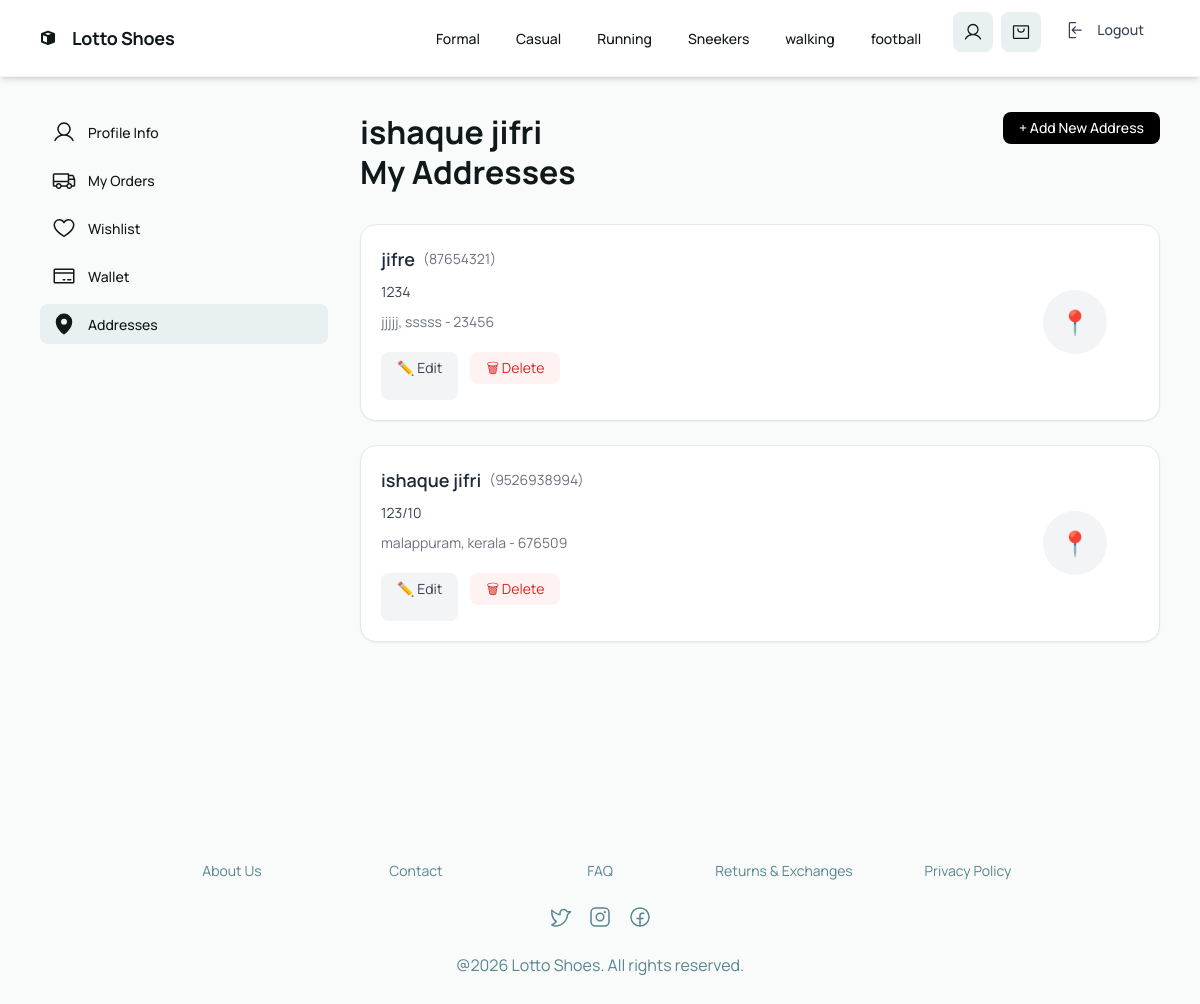
Page /user/my-address/ (signed in) on the committed database.
### category/models.py (models this page shows, shortened)
class Category(models.Model):
    image = models.ImageField(upload_to='category/',null=True,blank=True)
    name = models.CharField(max_length=100,unique=True)
    description = models.TextField(blank=True,null=True)
    is_active = models.BooleanField(default=True)
    created_at = models.DateTimeField(auto_now_add=True)

### accounts/models.py (models this page shows, shortened)
class CustomUser(AbstractUser):
    phone = models.CharField(max_length=15,null=True,blank=True)
    is_block = models.BooleanField(default=False)
    otp = models.CharField(max_length=6, null=True, blank=True)
    otp_created_at = models.DateTimeField(null=True, blank=True)
    profile_image = models.ImageField(upload_to='profile_images/',blank=True,null=True)

class Address(models.Model):
    user = models.ForeignKey(settings.AUTH_USER_MODEL,on_delete=models.CASCADE,related_name='addresses')
    full_name = models.CharField(max_length=100)
    phone = models.CharField(max_length=15)
    address_line = models.TextField()
    street = models.CharField(max_length=50)
    city = models.CharField(max_length=50)
    state = models.CharField(max_length=50)
    postal_code = models.CharField(max_length=10)
    is_default = models.BooleanField(default=False)
    created_at = models.DateTimeField(auto_now_add=True)
    updated_at = models.DateTimeField(auto_now=True)

### accounts/views.py (the view)
# urls.py: path('my-address/',views.my_address,name='my_address'),
@never_cache
@login_required(login_url='login')
def my_address(request):
    addresses = Address.objects.filter(user=request.user).order_by('-id')
    categories = Category.objects.filter(is_active=True)
    return render(request,'accounts/my_address.html',{'addresses': addresses, 'categories': categories})

### accounts/templates/accounts/my_address.html (shortened to what this page needs)
<html>
  <head>
    <script src="https://cdn.tailwindcss.com?plugins=forms,container-queries"></script>
  </head>
  <body>
    <div class="relative flex h-auto min-h-screen w-full flex-col bg-[#f9fbfb] group/design-root overflow-x-hidden" style='font-family: Manrope, "Noto Sans", sans-serif;'>
      <div class="layout-container flex h-full grow flex-col">
        <header
          class="fixed top-0 left-0 w-full z-50 bg-white shadow-md flex items-center justify-between whitespace-nowrap border-b border-solid border-b-[#f2f3f3] px-10 py-3 bg-white"
        >
          <div class="flex items-center gap-4 text-[#101819]">
            <div class="size-4">
            </div>
            <a href="{% url 'home' %}">
            <h2 class="text-[#101819] text-lg font-bold leading-tight tracking-[-0.015em]">Lotto Shoes</h2>
            </a>
          </div>
          <div class="flex flex-1 justify-end gap-8">
            <div class="flex items-center gap-9">
              {% for category in categories %}
               <a
                href="{% url 'user_product_list' %}?category={{ category.id }}"
                class="text-[#121617] text-sm font-medium leading-normal"
                >
              {{ category.name }}
              </a>
               {% endfor %}
            </div>
            <div class="flex gap-2">
              <a href="{% url 'profile'%}">
              <button
                class="flex max-w-[480px] cursor-pointer items-center justify-center overflow-hidden rounded-lg h-10 bg-[#e9f0f1] text-[#101819] gap-2 text-sm font-bold leading-normal tracking-[0.015em] min-w-0 px-2.5"
              >
                <div class="text-[#101819]" data-icon="User" data-size="20px" data-weight="regular">
                </div>
              </button>
            </a>
            <a href="{% url 'cart:view_cart'%}">
              <button
                class="flex max-w-[480px] cursor-pointer items-center justify-center overflow-hidden rounded-lg h-10 bg-[#e9f0f1] text-[#101819] gap-2 text-sm font-bold leading-normal tracking-[0.015em] min-w-0 px-2.5"
              >
                <div class="text-[#101819]" data-icon="ShoppingBag" data-size="20px" data-weight="regular">
                  <svg xmlns="http://www.w3.org/2000/svg" width="20px" height="20px" fill="currentColor" viewBox="0 0 256 256">
                    <path
                      d="M216,40H40A16,16,0,0,0,24,56V200a16,16,0,0,0,16,16H216a16,16,0,0,0,16-16V56A16,16,0,0,0,216,40Zm0,160H40V56H216V200ZM176,88a48,48,0,0,1-96,0,8,8,0,0,1,16,0,32,32,0,0,0,64,0,8,8,0,0,1,16,0Z"
                    ></path>
                  </svg>
                </div>
              </button>
            </a>
              <form method="POST" action="{% url 'logout' %}">
                <button
                  type="submit"
                  class="w-full flex items-center gap-3 px-4 py-2 rounded-md text-gray-700 hover:bg-red-50 hover:text-red-600 transition duration-150"
                >
                  <span class="text-sm font-medium">Logout</span>
                </button>
              </form>
            </div>
          </div>
        </header>
        <div class="flex flex-1 justify-center items-start px-6 py-6 pt-24">
          <div class="layout-content-container flex flex-col w-80">
            <div class="flex h-full min-h-[700px] flex-col justify-between bg-[#f9fbfb] p-4">
              <div class="flex flex-col gap-4">
                <div class="flex flex-col gap-2">
                  <div class="flex items-center gap-3 px-3 py-2">
                    <div class="text-[#101819]" data-icon="User" data-size="24px" data-weight="regular">
                    </div>
                    <a href="{% url 'profile'%}">
                    <p class="text-[#101819] text-sm font-medium leading-normal">Profile Info</p>
                    </a>
                  </div>
                  <a href="{% url 'my_orders' %}">
                  <div class="flex items-center gap-3 px-3 py-2 rounded-lg hover:bg-[#f4f3f4] transition">
                    <div
                      class="text-[#121617]"
                      data-icon="Truck"
                      data-size="24px"
                      data-weight="regular"
                    >
                    </div>
                    <p
                      class="text-[#121617] text-sm font-medium leading-normal"
                    >
                      My Orders
                    </p>
                  </div>
                </a>
                <a href="{% url 'wishlist' %}">
                  <div class="flex items-center gap-3 px-3 py-2 rounded-lg hover:bg-[#f4f3f4] transition">
                    <div
                      class="text-[#121617]"
                      data-icon="Heart"
                      data-size="24px"
                      data-weight="regular"
                    >
                    </div>
                    <p
                      class="text-[#121617] text-sm font-medium leading-normal"
                    >
                      Wishlist
                    </p>
                  </div>
                </a>
                <a href="#">
                  <div class="flex items-center gap-3 px-3 py-2 rounded-lg hover:bg-[#f4f3f4] transition">
                    <div
                      class="text-[#121617]"
                      data-icon="CreditCard"
                      data-size="24px"
                      data-weight="regular"
                    >
                    </div>
                    <p
                      class="text-[#121617] text-sm font-medium leading-normal"
                    >
                      Wallet
                    </p>
                  </div>
                </a>
                  <div class="flex items-center gap-3 px-3 py-2 rounded-lg bg-[#e9f0f1]">
                    <div class="text-[#101819]" data-icon="MapPin" data-size="24px" data-weight="fill">
                      <svg xmlns="http://www.w3.org/2000/svg" width="24px" height="24px" fill="currentColor" viewBox="0 0 256 256">
                        <path
                          d="M128,16a88.1,88.1,0,0,0-88,88c0,75.3,80,132.17,83.41,134.55a8,8,0,0,0,9.18,0C136,236.17,216,179.3,216,104A88.1,88.1,0,0,0,128,16Zm0,56a32,32,0,1,1-32,32A32,32,0,0,1,128,72Z"
                        ></path>
                      </svg>
                    </div>
                    <p class="text-[#101819] text-sm font-medium leading-normal">Addresses</p>
                  </div>
                </div>
              </div>
            </div>
          </div>
          <div class="layout-content-container flex flex-col max-w-[960px] flex-1">
            <div class="flex flex-wrap justify-between gap-3 p-4">
  <p class="text-[#101819] tracking-light text-[32px] font-bold leading-tight min-w-72">
    {{request.user.first_name}} {{request.user.last_name}} <br>
    My Addresses
  </p>
  <a href="{% url 'add_address' %}"
     class="flex items-center justify-center rounded-lg h-8 px-4 bg-black text-white text-sm font-medium">
    + Add New Address
  </a>
</div>
<div class="p-4 grid gap-6">
  {% for addr in addresses %}
  <div class="group flex flex-col md:flex-row justify-between rounded-2xl border bg-white p-5 shadow-sm hover:shadow-md transition duration-200">
    <div class="flex flex-col gap-2 flex-1">
      <div class="flex items-center gap-2">
        <h3 class="text-lg font-semibold text-gray-800">
          {{ addr.full_name }}
        </h3>
        <span class="text-sm text-gray-500">
          ({{ addr.phone }})
        </span>
      </div>
      <p class="text-gray-700 text-sm leading-relaxed">
        {{ addr.address_line }}
      </p>
      <p class="text-gray-500 text-sm">
        {{ addr.city }}, {{ addr.state }} - {{ addr.postal_code }}
      </p>
      <div class="flex gap-3 mt-3">
        <a href="{% url 'edit_address' addr.id %}"
           class="px-4 py-1.5 text-sm rounded-lg bg-gray-100 text-gray-700 hover:bg-gray-200 transition">
          ✏️ Edit
        </a>
       <form method="POST"
          action="{% url 'delete_address' addr.id %}"
          onsubmit="return confirm('Are you sure you want to delete this address?')">
          <button
            type="submit"
            class="px-4 py-1.5 text-sm rounded-lg bg-red-50 text-red-600 hover:bg-red-100 transition">
            🗑 Delete
          </button>
        </form>
      </div>
    </div>
    <div class="hidden md:flex items-center justify-center w-32">
      <div class="w-16 h-16 rounded-full bg-gray-100 flex items-center justify-center text-gray-400 text-2xl">
        📍
      </div>
    </div>
  </div>
  {% empty %}
    <div class="text-center text-gray-500 py-10">
      No addresses added yet.
    </div>
  {% endfor %}
</div>
          </div>
        </div>
        <footer class="flex justify-center">
          <div class="flex max-w-[960px] flex-1 flex-col">
            <footer class="flex flex-col gap-6 px-5 py-10 text-center @container">
              <div class="flex flex-wrap items-center justify-center gap-6 @[480px]:flex-row @[480px]:justify-around">
                <a class="text-[#57858e] text-sm font-normal leading-normal min-w-40" href="#">About Us</a>
                <a class="text-[#57858e] text-sm font-normal leading-normal min-w-40" href="#">Contact</a>
                <a class="text-[#57858e] text-sm font-normal leading-normal min-w-40" href="#">FAQ</a>
                <a class="text-[#57858e] text-sm font-normal leading-normal min-w-40" href="#">Returns &amp; Exchanges</a>
                <a class="text-[#57858e] text-sm font-normal leading-normal min-w-40" href="#">Privacy Policy</a>
              </div>
              <div class="flex flex-wrap justify-center gap-4">
                <a href="#">
                  <div class="text-[#57858e]" data-icon="TwitterLogo" data-size="24px" data-weight="regular">
                  </div>
                </a>
                <a href="#">
                  <div class="text-[#57858e]" data-icon="InstagramLogo" data-size="24px" data-weight="regular">
                  </div>
                </a>
                <a href="#">
                  <div class="text-[#57858e]" data-icon="FacebookLogo" data-size="24px" data-weight="regular">
                  </div>
                </a>
              </div>
              <p class="text-[#57858e] text-base font-normal leading-normal">@2026 Lotto Shoes. All rights reserved.</p>
            </footer>
          </div>
        </footer>
      </div>
    </div>
  </body>
</html>

### rows in the picture
Category: name "Formal"
Category: name "Casual"
Category: name "Running"
Category: name "Sneekers"
Category: name "walking"
Category: name "football"
CustomUser: user.first_name "ishaque", user.last_name "jifri"
Address: full_name "jifre", phone "87654321", address_line "1234", city "jjjjj", state "sssss", postal_code "23456"
Address: full_name "ishaque jifri", phone "9526938994", address_line "123/10", city "malappuram", state "kerala", postal_code "676509"
